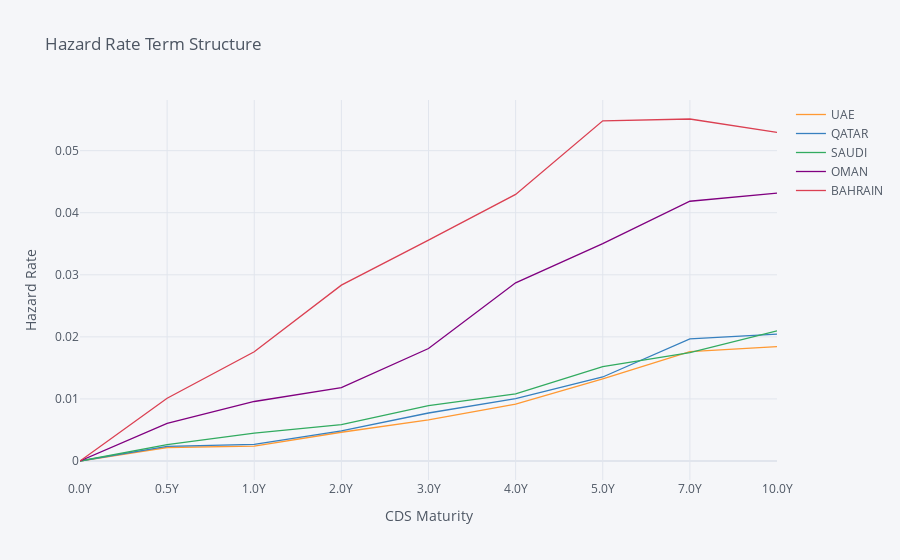

Notebook cell for this chart:
### Markdown cell above
### 4.3 Survival metrics visualized

### Code cell
# Hazard rate Term structure
h_data = [np.hstack(Survival_data.Hazard[Survival_data.Country==i]) for i in names]
Hazard = pd.DataFrame(np.transpose(h_data), columns = names , index = [str(i)+'Y' for i in Survival_data.Maturity.unique()])
Hazard.iplot(title='Hazard Rate Term Structure', xTitle='CDS Maturity', yTitle='Hazard Rate')

### Figure 1 — Plotly figure (JSON) as saved in the notebook; plotly's stock layout.template omitted (floating-point values rounded to 4 significant figures)
{"data": [{"line": {"color": "rgba(255, 153, 51, 1.0)", "dash": "solid", "shape": "linear", "width": 1.3}, "mode": "lines", "name": "UAE", "text": "", "type": "scatter", "x": ["0.0Y", "0.5Y", "1.0Y", "2.0Y", "3.0Y", "4.0Y", "5.0Y", "7.0Y", "10.0Y"], "y": [0, 0.002174, 0.002391, 0.004633, 0.006632, 0.009152, 0.01324, 0.01761, 0.01843]}, {"line": {"color": "rgba(55, 128, 191, 1.0)", "dash": "solid", "shape": "linear", "width": 1.3}, "mode": "lines", "name": "QATAR", "text": "", "type": "scatter", "x": ["0.0Y", "0.5Y", "1.0Y", "2.0Y", "3.0Y", "4.0Y", "5.0Y", "7.0Y", "10.0Y"], "y": [0, 0.00236, 0.002679, 0.004872, 0.007737, 0.01006, 0.01354, 0.01969, 0.02044]}, {"line": {"color": "rgba(50, 171, 96, 1.0)", "dash": "solid", "shape": "linear", "width": 1.3}, "mode": "lines", "name": "SAUDI", "text": "", "type": "scatter", "x": ["0.0Y", "0.5Y", "1.0Y", "2.0Y", "3.0Y", "4.0Y", "5.0Y", "7.0Y", "10.0Y"], "y": [0, 0.002653, 0.004501, 0.00585, 0.008923, 0.01083, 0.01522, 0.01746, 0.02096]}, {"line": {"color": "rgba(128, 0, 128, 1.0)", "dash": "solid", "shape": "linear", "width": 1.3}, "mode": "lines", "name": "OMAN", "text": "", "type": "scatter", "x": ["0.0Y", "0.5Y", "1.0Y", "2.0Y", "3.0Y", "4.0Y", "5.0Y", "7.0Y", "10.0Y"], "y": [0, 0.006077, 0.009589, 0.01181, 0.01813, 0.02871, 0.03503, 0.04185, 0.04315]}, {"line": {"color": "rgba(219, 64, 82, 1.0)", "dash": "solid", "shape": "linear", "width": 1.3}, "mode": "lines", "name": "BAHRAIN", "text": "", "type": "scatter", "x": ["0.0Y", "0.5Y", "1.0Y", "2.0Y", "3.0Y", "4.0Y", "5.0Y", "7.0Y", "10.0Y"], "y": [0, 0.01011, 0.0176, 0.02833, 0.03558, 0.04296, 0.05481, 0.05511, 0.05294]}], "layout": {"legend": {"bgcolor": "#F5F6F9", "font": {"color": "#4D5663"}}, "paper_bgcolor": "#F5F6F9", "plot_bgcolor": "#F5F6F9", "title": {"font": {"color": "#4D5663"}, "text": "Hazard Rate Term Structure"}, "xaxis": {"gridcolor": "#E1E5ED", "showgrid": true, "tickfont": {"color": "#4D5663"}, "title": {"font": {"color": "#4D5663"}, "text": "CDS Maturity"}, "zerolinecolor": "#E1E5ED"}, "yaxis": {"gridcolor": "#E1E5ED", "showgrid": true, "tickfont": {"color": "#4D5663"}, "title": {"font": {"color": "#4D5663"}, "text": "Hazard Rate"}, "zerolinecolor": "#E1E5ED"}}}
